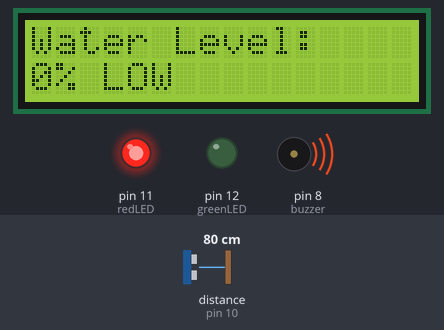
Bench run of a sketch on a simulated Arduino Uno, built with avr-gcc and run on an emulated ATmega328P. Parts: 16×2 character LCD, output pins drawn as LEDs (lit = HIGH), buzzer (waves = sounding, pin HIGH). Wiring (inferred from the names in the program): ultrasonic range finder: trigger pin 9; echo pin 10. Inputs (shaded band) come from the test bench; at power-on: distance to the obstacle (sensor on pin 10) 80 cm. The echo pulse lasts 58.3 µs per cm; pins used as bus, display or sensor lines are not drawn; what the sketch prints to the serial monitor is not drawn.

Above: at 3.2 s.
3.3 s: distance to the obstacle (sensor on pin 10) set to 2 cm
At 6.6 s:
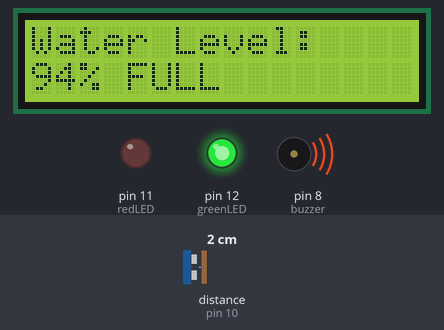
7.4 s: distance to the obstacle (sensor on pin 10) set to 5 cm
9.7 s: distance to the obstacle (sensor on pin 10) set to 8 cm
At 11.0 s:
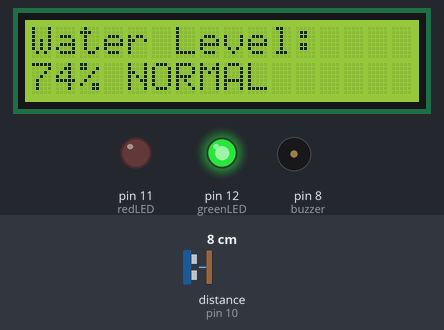
11.8 s: distance to the obstacle (sensor on pin 10) set to 22 cm
At 13.3 s:
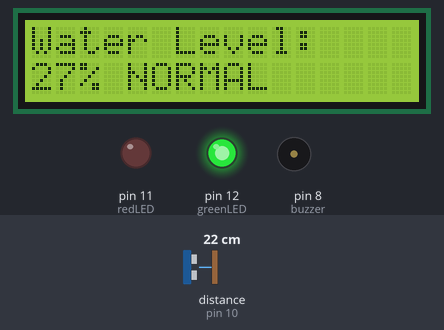
13.8 s: distance to the obstacle (sensor on pin 10) set to 27 cm
At 15.5 s:
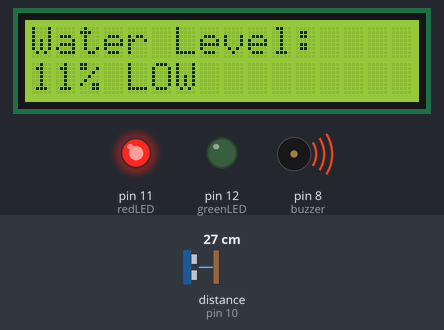
Timing chart, 0 to 16.9 s (numbered marks = the images above; inputs shaded):
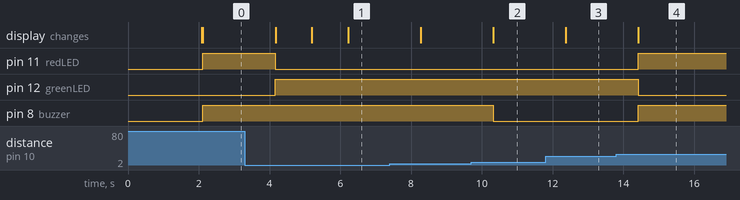

Measured:
- the behaviour switches between 6 and 7 cm on distance to the obstacle (sensor on pin 10) (found by bisection; images 1 and 2)
- the behaviour switches between 24 and 25 cm on distance to the obstacle (sensor on pin 10) (found by bisection; images 3 and 4)
- after the input at 3.3 s, pin 11 (redLED): HIGH → LOW after 0.87 s; pin 12 (greenLED): LOW → HIGH after 0.87 s; the display: changes after 0.87 s (image 1)
- after the input at 9.7 s, pin 8 (buzzer): HIGH → LOW after 0.62 s; the display: changes after 0.62 s (image 2)
- after the input at 11.8 s, the display: changes after 0.57 s (image 3)
- after the input at 13.8 s, pin 11 (redLED), pin 8 (buzzer): LOW → HIGH after 0.63 s; pin 12 (greenLED): HIGH → LOW after 0.63 s; the display: changes after 0.63 s (image 4)

The sketch:

sketch_oct30a.ino
```cpp
#include <Wire.h>
#include <LiquidCrystal_I2C.h>

// LCD configuration
LiquidCrystal_I2C lcd(0x27, 16, 2);

// Component pin connections
const int trigPin = 9;
const int echoPin = 10;
const int redLED = 11;
const int greenLED = 12;
const int buzzer = 8;

// Tank height in centimetres
const float tankHeight = 30.0;

void setup()
{
  // Set pin modes
  pinMode(trigPin, OUTPUT);
  pinMode(echoPin, INPUT);

  pinMode(redLED, OUTPUT);
  pinMode(greenLED, OUTPUT);
  pinMode(buzzer, OUTPUT);

  // Start LCD
  lcd.init();
  lcd.backlight();

  // Start Serial Monitor
  Serial.begin(9600);

  // Welcome message
  lcd.setCursor(0, 0);
  lcd.print("SMART WATER");
  lcd.setCursor(0, 1);
  lcd.print("TANK MONITOR");
  delay(2000);
  lcd.clear();
}

void loop()
{
  // Generate ultrasonic trigger pulse
  digitalWrite(trigPin, LOW);
  delayMicroseconds(2);

  digitalWrite(trigPin, HIGH);
  delayMicroseconds(10);

  digitalWrite(trigPin, LOW);

  // Read echo time
  long duration = pulseIn(echoPin, HIGH, 30000);

  // Check sensor reading
  if (duration == 0)
  {
    lcd.clear();
    lcd.setCursor(0, 0);
    lcd.print("SENSOR ERROR");

    digitalWrite(redLED, LOW);
    digitalWrite(greenLED, LOW);
    digitalWrite(buzzer, LOW);

    Serial.println("Sensor Error");
    delay(1000);
    return;
  }

  // Calculate distance
  float distance = duration * 0.0343 / 2;

  // Calculate water level
  float waterLevel = tankHeight - distance;

  // Limit water level
  waterLevel = constrain(waterLevel, 0, tankHeight);

  // Calculate percentage
  int percentage = (waterLevel / tankHeight) * 100;

  // Display water level on LCD
  lcd.clear();
  lcd.setCursor(0, 0);
  lcd.print("Water Level:");

  lcd.setCursor(0, 1);
  lcd.print(percentage);
  lcd.print("% ");

  // LOW WATER CONDITION
  if (percentage < 20)
  {
    lcd.print("LOW");

    digitalWrite(redLED, HIGH);
    digitalWrite(greenLED, LOW);
    digitalWrite(buzzer, HIGH);
  }

  // FULL TANK CONDITION
  else if (percentage >= 80)
  {
    lcd.print("FULL");

    digitalWrite(redLED, LOW);
    digitalWrite(greenLED, HIGH);
    digitalWrite(buzzer, HIGH);
  }

  // NORMAL WATER CONDITION
  else
  {
    lcd.print("NORMAL");

    digitalWrite(redLED, LOW);
    digitalWrite(greenLED, HIGH);
    digitalWrite(buzzer, LOW);
  }

  // Display readings in Serial Monitor
  Serial.print("Distance: ");
  Serial.print(distance);
  Serial.print(" cm");

  Serial.print(" | Water Level: ");
  Serial.print(percentage);
  Serial.println("%");

  delay(1000);
}
```
